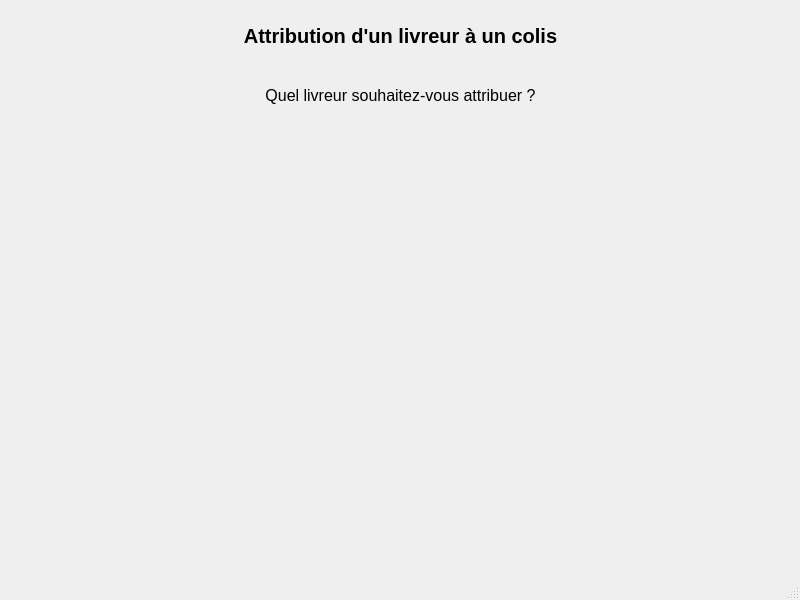
<?xml version="1.0" encoding="UTF-8"?>
<ui version="4.0">
 <class>attribuercommandelivreur</class>
 <widget class="QMainWindow" name="attribuercommandelivreur">
  <property name="geometry">
   <rect>
    <x>0</x>
    <y>0</y>
    <width>800</width>
    <height>600</height>
   </rect>
  </property>
  <property name="windowTitle">
   <string>MainWindow</string>
  </property>
  <widget class="QWidget" name="centralwidget">
   <widget class="QLabel" name="label">
    <property name="geometry">
     <rect>
      <x>10</x>
      <y>10</y>
      <width>781</width>
      <height>51</height>
     </rect>
    </property>
    <property name="font">
     <font>
      <pointsize>15</pointsize>
      <bold>true</bold>
     </font>
    </property>
    <property name="text">
     <string>Attribution d'un livreur à un colis</string>
    </property>
    <property name="alignment">
     <set>Qt::AlignmentFlag::AlignCenter</set>
    </property>
   </widget>
   <widget class="QLabel" name="label_2">
    <property name="geometry">
     <rect>
      <x>10</x>
      <y>70</y>
      <width>781</width>
      <height>51</height>
     </rect>
    </property>
    <property name="font">
     <font>
      <pointsize>12</pointsize>
      <bold>false</bold>
     </font>
    </property>
    <property name="text">
     <string>Quel livreur souhaitez-vous attribuer ?</string>
    </property>
    <property name="alignment">
     <set>Qt::AlignmentFlag::AlignCenter</set>
    </property>
   </widget>
  </widget>
  <widget class="QMenuBar" name="menubar">
   <property name="geometry">
    <rect>
     <x>0</x>
     <y>0</y>
     <width>800</width>
     <height>22</height>
    </rect>
   </property>
  </widget>
  <widget class="QStatusBar" name="statusbar"/>
 </widget>
 <resources/>
 <connections/>
</ui>
